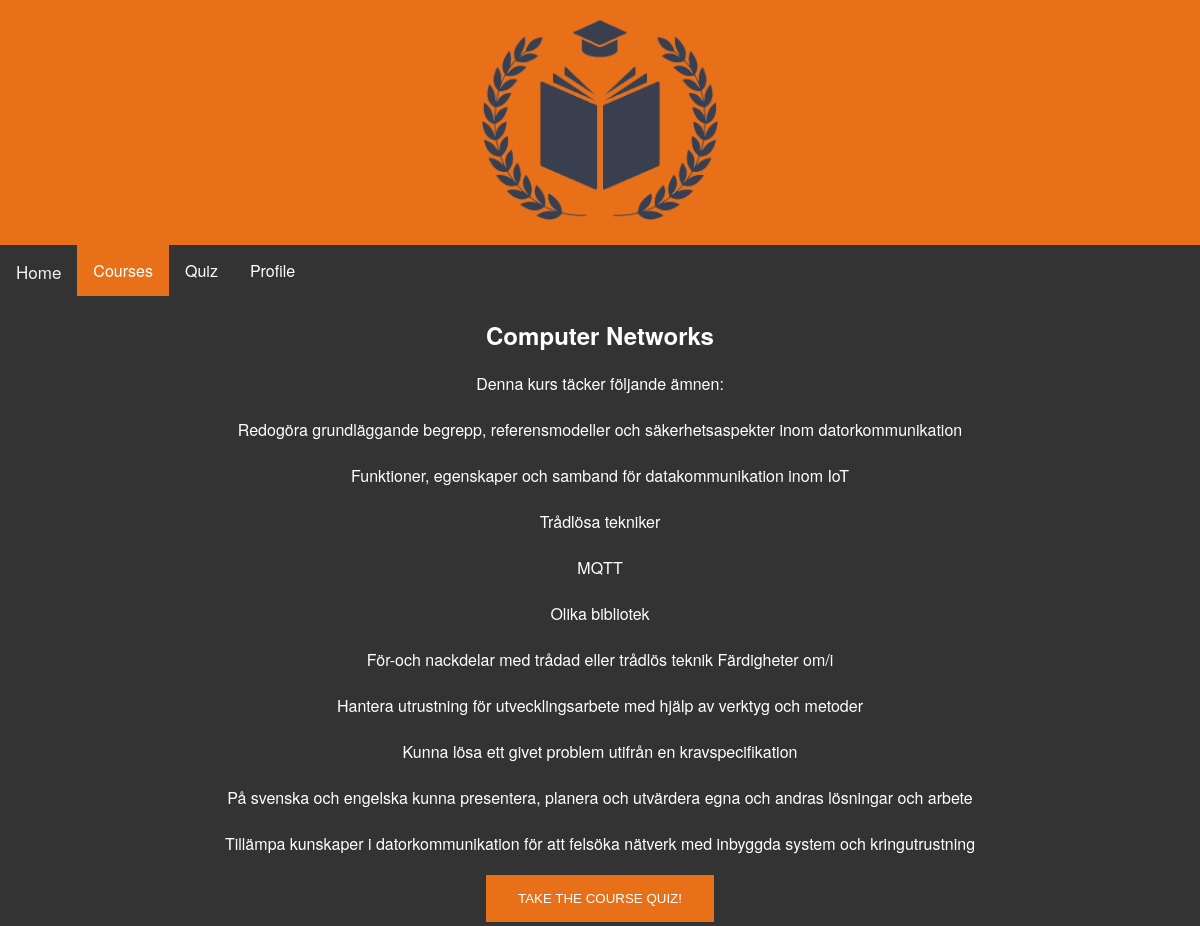
The app's page /courses/info?course_id=EDA233 with its own data.
### tables this page shows
CREATE TABLE courses(
            course_id TEXT PRIMARY KEY,
            name TEXT NOT NULL,
            info TEXT NOT NULL);

### main.py (the view)
@app.route('/courses/info')
def courses_info():
    course_id = request.args["course_id"]
    connection = db_stud.open_connection("studyroom")
    course_entry = db_stud.get_course_with_id(connection=connection, course_id=course_id)
    print(course_entry)
    course = {"id": course_id,
              "name": course_entry[0][1],
              "info": course_entry[0][2]}
    return render_template("course_info.html", course=course, courses=study_room_db.courses)

### db_stud.py (called while the page is built)
def create_connection(path: str):
    connection = None
    try:
        connection = sqlite3.connect(path)
        print("Connection to SQLite DB successful!")
    except Error as e:
        print(f"The error {e} occurred!")
    return connection

def open_connection(db: str):
    return create_connection(os.path.join(PATH_DB_TABLES, db + ".db"))

def execute_read_query(connection, query: str, limit: int = None):
    cursor = connection.cursor()
    try:
        cursor.execute(query)
        if limit is None:
            result = cursor.fetchall()
        else:
            result = cursor.fetchmany(limit)
        return result
    except Error as e:
        print(f"The error {e} occurred!")

def get_course_with_id(connection, course_id):
    query = f"""SELECT * FROM courses WHERE course_id='{course_id}';"""
    return execute_read_query(connection, query)

### templates/course_info.html
{% extends "courses.html" %}
{% block body %}
  <h2 style="text-align: center;">{{ course.name }}</h2>
  <p style="text-align: center;">{{ course.info|replace('\n', '<br>')|safe }}</p>
  <form class="course_info_take_quiz" action="/quizes/quiz_time/{{ course.id }}/quiz" style="text-align: center;">
    <input type="submit" value="TAKE THE COURSE QUIZ!">
  </form>
{% endblock %}

### static/css/main.css (style rules this page uses)
body { margin: 0; padding: 0; font-family: "Helvetica Neue", Helvetica, Arial, sans-serif; color: #ffffff; background-color: #333333; vertical-align: middle; }
form.course_info_take_quiz input[type=submit] { background-color: rgba(238, 114, 24, 0.97); border: none; color: white; padding: 16px 32px; text-decoration: none; margin: 4px 2px; cursor: pointer; }

### records on screen
courses: name "Computer Networks", info "Denna kurs täcker följande ämnen: Redogöra grundläggande begrepp, referensmodeller och säkerhetsaspekter inom datorkommunikation Funktioner, egenskaper och samband för datakommunikation inom IoT Trådlösa tekniker MQTT Olika bibliotek För-och nackdelar med trådad eller trådlös teknik Färdigheter om/i Hantera utrustning för utvecklingsarbete med hjälp av verktyg och metoder Kunna lösa ett givet problem utifrån en kravspecifikation På svenska och engelska kunna presentera, planera och utvärdera egna och andras lösningar och arbete Tillämpa kunskaper i datorkommunikation för att felsöka nätverk med inbyggda system och kringutrustning"
